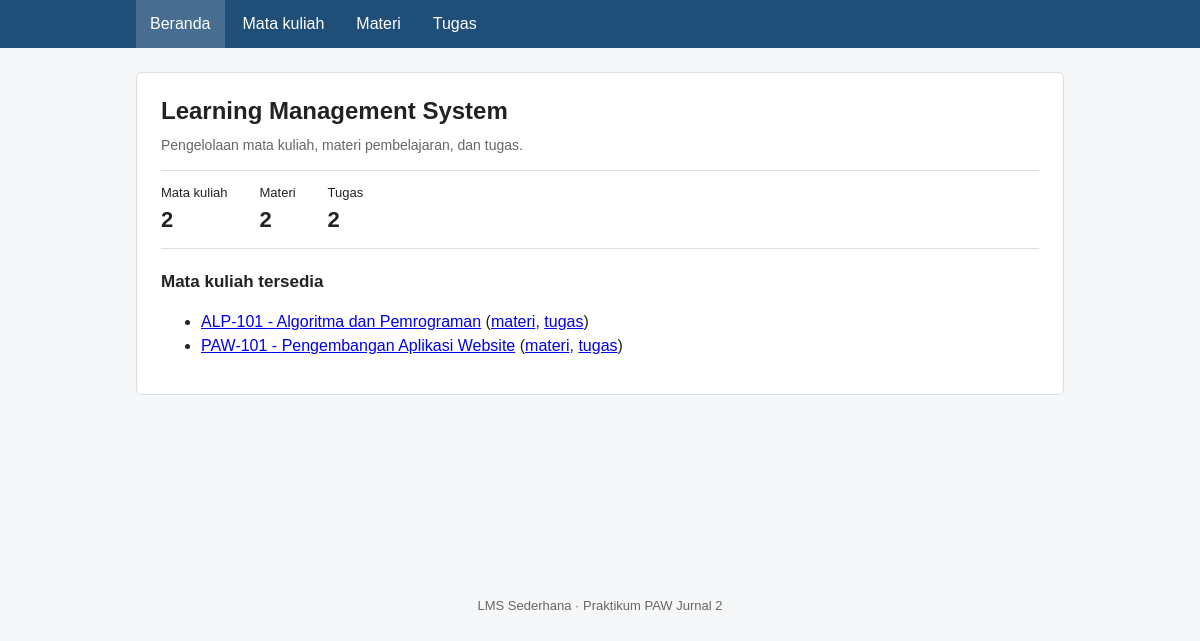
The page / on the database its author committed.
### tables this page shows
CREATE TABLE mata_kuliah (
  id       INT UNSIGNED AUTO_INCREMENT PRIMARY KEY,
  kode     VARCHAR(20)  NOT NULL UNIQUE,
  nama     VARCHAR(100) NOT NULL,
  dosen    VARCHAR(100) NOT NULL,
  semester TINYINT UNSIGNED NOT NULL
);

### includes/fungsi.php (called while the page is built, shortened)
<?php
function e($teks): string
{
    return htmlspecialchars((string) $teks, ENT_QUOTES, 'UTF-8');
}
function query_semua(mysqli $conn, string $sql, string $tipe = '', array $param = []): array
{
    $stmt = $conn->prepare($sql);
    $stmt->execute();
    $hasil = $stmt->get_result();
    $baris = [];
    while ($r = $hasil->fetch_assoc()) {
        $baris[] = $r;
    }
    return $baris;
}
function query_satu(mysqli $conn, string $sql, string $tipe = '', array $param = []): ?array
{
    $baris = query_semua($conn, $sql, $tipe, $param);
    return $baris[0] ?? null;
}
function semua_mk(mysqli $conn): array
{
    return query_semua($conn, 'SELECT id, kode, nama FROM mata_kuliah ORDER BY nama');
}

### index.php (the view, shortened to what this page needs)
<?php
require_once __DIR__ . '/includes/init.php';
$jml_mk     = (int) query_satu($conn, 'SELECT COUNT(*) AS n FROM mata_kuliah')['n'];
$jml_materi = (int) query_satu($conn, 'SELECT COUNT(*) AS n FROM materi')['n'];
$jml_tugas  = (int) query_satu($conn, 'SELECT COUNT(*) AS n FROM tugas')['n'];
$daftar_mk  = semua_mk($conn);
require __DIR__ . '/includes/header.php';
?>
<section class="kartu">
    <h1>Learning Management System</h1>
    <p class="sub">Pengelolaan mata kuliah, materi pembelajaran, dan tugas.</p>
    <div class="ringkasan">
        <a href="daftar_mata_kuliah.php"><span>Mata kuliah</span><strong><?= $jml_mk ?></strong></a>
        <a href="daftar_materi.php"><span>Materi</span><strong><?= $jml_materi ?></strong></a>
        <a href="daftar_tugas.php"><span>Tugas</span><strong><?= $jml_tugas ?></strong></a>
    </div>
    <h2>Mata kuliah tersedia</h2>
    <?php if (count($daftar_mk) === 0): ?>
        <div class="kosong">Belum ada mata kuliah. <a href="tambah_mata_kuliah.php">Tambah mata kuliah</a> terlebih dahulu.</div>
    <?php else: ?>
        <ul>
            <?php foreach ($daftar_mk as $mk): ?>
                <li>
                    <a href="detail_mata_kuliah.php?id=<?= (int) $mk['id'] ?>"><?= e($mk['kode']) ?> - <?= e($mk['nama']) ?></a>
                    (<a href="daftar_materi.php?mk=<?= (int) $mk['id'] ?>">materi</a>,
                     <a href="daftar_tugas.php?mk=<?= (int) $mk['id'] ?>">tugas</a>)
                </li>
            <?php endforeach; ?>
        </ul>
    <?php endif; ?>
</section>
<?php require __DIR__ . '/includes/footer.php'; ?>

### assets/style.css (style rules this page uses)
:root { --biru: #1f4e79; --biru-muda: #eef3f8; --merah: #8f2d35; --abu: #666; --garis: #d9dee3; }
* { box-sizing: border-box; }
body { margin: 0; font-family: Arial, Helvetica, sans-serif; color: #222; background: #f5f7f9; line-height: 1.5; }
.kartu { background: #fff; border: 1px solid var(--garis); border-radius: 6px; padding: 20px 24px; margin-bottom: 20px; }
h1 { margin: 0 0 6px; font-size: 24px; }
h2 { font-size: 17px; margin: 20px 0 8px; }
.sub { color: var(--abu); margin: 0 0 14px; font-size: 14px; }
.ringkasan { display: flex; gap: 32px; padding: 12px 0; border-top: 1px solid var(--garis); border-bottom: 1px solid var(--garis); margin-bottom: 8px; }
.ringkasan span { display: block; font-size: 13px; }
.ringkasan strong { font-size: 22px; }
.ringkasan a { color: inherit; text-decoration: none; }

### rows shown on the page
mata_kuliah: kode "ALP-101", nama "Algoritma dan Pemrograman"
mata_kuliah: kode "PAW-101", nama "Pengembangan Aplikasi Website"

### other values the page prints
$jml_mk "2"
$jml_materi "2"
$jml_tugas "2"
